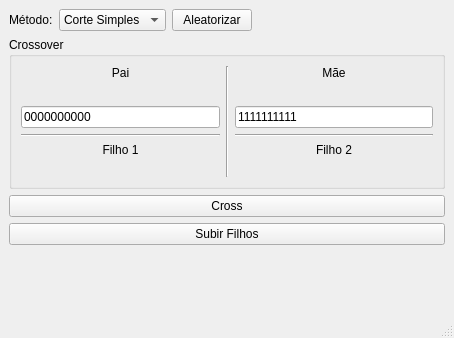
<?xml version="1.0" encoding="UTF-8"?>
<ui version="4.0">
 <class>MainWindow</class>
 <widget class="QMainWindow" name="MainWindow">
  <property name="geometry">
   <rect>
    <x>0</x>
    <y>0</y>
    <width>454</width>
    <height>338</height>
   </rect>
  </property>
  <property name="windowTitle">
   <string>MainWindow</string>
  </property>
  <widget class="QWidget" name="centralwidget">
   <layout class="QVBoxLayout" name="verticalLayout">
    <item>
     <layout class="QHBoxLayout" name="horizontalLayout">
      <item>
       <widget class="QLabel" name="label">
        <property name="text">
         <string>Método:</string>
        </property>
       </widget>
      </item>
      <item>
       <widget class="QComboBox" name="methodComboBox">
        <item>
         <property name="text">
          <string>Corte Simples</string>
         </property>
        </item>
        <item>
         <property name="text">
          <string>PMX</string>
         </property>
        </item>
       </widget>
      </item>
      <item>
       <widget class="QPushButton" name="Aleatorizar">
        <property name="text">
         <string>Aleatorizar</string>
        </property>
       </widget>
      </item>
      <item>
       <spacer name="horizontalSpacer">
        <property name="orientation">
         <enum>Qt::Horizontal</enum>
        </property>
        <property name="sizeHint" stdset="0">
         <size>
          <width>40</width>
          <height>20</height>
         </size>
        </property>
       </spacer>
      </item>
     </layout>
    </item>
    <item>
     <widget class="QGroupBox" name="groupBox">
      <property name="title">
       <string>Crossover</string>
      </property>
      <layout class="QHBoxLayout" name="horizontalLayout_2">
       <item>
        <layout class="QVBoxLayout" name="verticalLayout_2">
         <item>
          <widget class="QLabel" name="label_2">
           <property name="text">
            <string>Pai</string>
           </property>
           <property name="alignment">
            <set>Qt::AlignCenter</set>
           </property>
          </widget>
         </item>
         <item>
          <widget class="QLabel" name="label_4">
           <property name="text">
            <string/>
           </property>
           <property name="pixmap">
            <pixmap>touro.png</pixmap>
           </property>
           <property name="alignment">
            <set>Qt::AlignCenter</set>
           </property>
          </widget>
         </item>
         <item>
          <widget class="QLineEdit" name="fatherLineEdit">
           <property name="inputMask">
            <string>BBBBBBBBBB</string>
           </property>
           <property name="text">
            <string>0000000000</string>
           </property>
           <property name="maxLength">
            <number>10</number>
           </property>
          </widget>
         </item>
         <item>
          <widget class="Line" name="line">
           <property name="orientation">
            <enum>Qt::Horizontal</enum>
           </property>
          </widget>
         </item>
         <item>
          <widget class="QLabel" name="label_6">
           <property name="text">
            <string>Filho 1</string>
           </property>
           <property name="alignment">
            <set>Qt::AlignCenter</set>
           </property>
          </widget>
         </item>
         <item>
          <layout class="QHBoxLayout" name="horizontalLayout_3">
           <item>
            <widget class="QLabel" name="son1Label1">
             <property name="text">
              <string/>
             </property>
             <property name="alignment">
              <set>Qt::AlignRight|Qt::AlignTrailing|Qt::AlignVCenter</set>
             </property>
            </widget>
           </item>
           <item>
            <widget class="QLabel" name="son1Label2">
             <property name="alignment">
              <set>Qt::AlignCenter</set>
             </property>
            </widget>
           </item>
           <item>
            <widget class="QLabel" name="son1Label3">
             <property name="text">
              <string/>
             </property>
            </widget>
           </item>
          </layout>
         </item>
        </layout>
       </item>
       <item>
        <widget class="Line" name="line_3">
         <property name="orientation">
          <enum>Qt::Vertical</enum>
         </property>
        </widget>
       </item>
       <item>
        <layout class="QVBoxLayout" name="verticalLayout_3">
         <item>
          <widget class="QLabel" name="label_3">
           <property name="text">
            <string>Mãe</string>
           </property>
           <property name="alignment">
            <set>Qt::AlignCenter</set>
           </property>
          </widget>
         </item>
         <item>
          <widget class="QLabel" name="label_5">
           <property name="text">
            <string/>
           </property>
           <property name="pixmap">
            <pixmap>vaca.png</pixmap>
           </property>
           <property name="alignment">
            <set>Qt::AlignCenter</set>
           </property>
          </widget>
         </item>
         <item>
          <widget class="QLineEdit" name="motherLineEdit">
           <property name="inputMask">
            <string>BBBBBBBBBB</string>
           </property>
           <property name="text">
            <string>1111111111</string>
           </property>
          </widget>
         </item>
         <item>
          <widget class="Line" name="line_2">
           <property name="orientation">
            <enum>Qt::Horizontal</enum>
           </property>
          </widget>
         </item>
         <item>
          <widget class="QLabel" name="label_7">
           <property name="text">
            <string>Filho 2</string>
           </property>
           <property name="alignment">
            <set>Qt::AlignCenter</set>
           </property>
          </widget>
         </item>
         <item>
          <layout class="QHBoxLayout" name="horizontalLayout_4">
           <item>
            <widget class="QLabel" name="son2Label1">
             <property name="text">
              <string/>
             </property>
             <property name="alignment">
              <set>Qt::AlignRight|Qt::AlignTrailing|Qt::AlignVCenter</set>
             </property>
            </widget>
           </item>
           <item>
            <widget class="QLabel" name="son2Label2">
             <property name="text">
              <string/>
             </property>
             <property name="alignment">
              <set>Qt::AlignCenter</set>
             </property>
            </widget>
           </item>
           <item>
            <widget class="QLabel" name="son2Label3">
             <property name="text">
              <string/>
             </property>
            </widget>
           </item>
          </layout>
         </item>
        </layout>
       </item>
      </layout>
     </widget>
    </item>
    <item>
     <widget class="QPushButton" name="crossPushButton">
      <property name="text">
       <string>Cross</string>
      </property>
     </widget>
    </item>
    <item>
     <widget class="QPushButton" name="subirF">
      <property name="text">
       <string>Subir Filhos</string>
      </property>
     </widget>
    </item>
    <item>
     <spacer name="verticalSpacer">
      <property name="orientation">
       <enum>Qt::Vertical</enum>
      </property>
      <property name="sizeHint" stdset="0">
       <size>
        <width>20</width>
        <height>40</height>
       </size>
      </property>
     </spacer>
    </item>
   </layout>
  </widget>
  <widget class="QMenuBar" name="menubar">
   <property name="geometry">
    <rect>
     <x>0</x>
     <y>0</y>
     <width>454</width>
     <height>21</height>
    </rect>
   </property>
  </widget>
  <widget class="QStatusBar" name="statusbar"/>
 </widget>
 <resources/>
 <connections/>
</ui>
